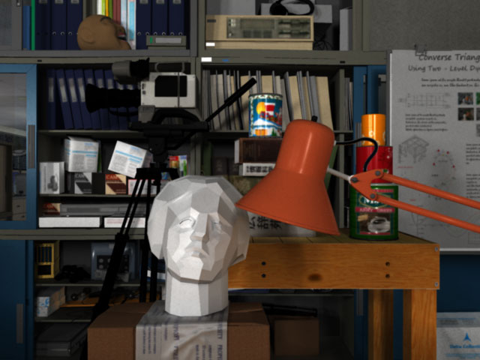
#> input picture input_img.png, 480 x 360 px
$ python demo.py
#> lines starting #> are read from the running program, lines starting #| are printed output that depends on the picture
### global_hist_eq.py
import numpy as np


def get_equalization_transform_of_img( img_array: np.ndarray,) -> np.ndarray:
    # calculate histogram
    histogram = np.zeros(256)
    for row in img_array:
        for pixel_value in row:
            histogram[pixel_value] += 1

    # divide each ellemnt with the number of pixels to get the probability
    num_of_pixeles = img_array.size
    histogram = histogram / num_of_pixeles

    # calculate cumulative distribution function
    u = np.cumsum(histogram)
    u0 = u[0]

    # check if a region pixel values has only zeros
    if (u0 == 1):
        # Generate a default transformation that doesn't alter pixel values.
        print('region has only zeros')
        equalization_transform = np.arange(256)
        return equalization_transform

    equalization_transform = np.round((u - u0)/(1 - u0) * 255)
    equalization_transform = equalization_transform.astype(np.uint8)
    return equalization_transform


def perform_global_hist_equalization(img_array: np.ndarray,) -> np.ndarray:
    equalization_transform = get_equalization_transform_of_img(img_array)
    equalized_img = equalization_transform[img_array]
    return equalized_img

### adaptive_hist_eq.py
import numpy as np
from global_hist_eq import *

def calculate_eq_transformations_of_regions(img_array: np.ndarray, region_len_h: int,
                                            region_len_w: int) -> dict[tuple, np.ndarray]:
    # get image dimantions
    img_height, img_width = img_array.shape
    # check if image dimansions are divisible by region lengths
    assert img_width % region_len_w == 0, "image width is not divisible by region_len_w"
    assert img_height % region_len_h == 0, "image height is not divisible by region_len_h"

    # calculate the equalization transformation for each region in the image
    region_to_eq_transform = dict()
    for y in range(0, img_height, region_len_h):
        for x in range(0, img_width, region_len_w):
            region_to_eq_transform[(x,y)] = get_equalization_transform_of_img(img_array[y:y+region_len_h, x:x+region_len_w])
    return region_to_eq_transform


def perform_adaptive_hist_equalization(img_array: np.ndarray, region_len_h: int,
                                       region_len_w: int) -> np.ndarray:

    region_to_eq_transform = calculate_eq_transformations_of_regions(img_array, region_len_h, region_len_w)
    # get image dimantions
    img_height, img_width = img_array.shape
    # initialize equalized_img
    equalized_img = np.zeros((img_height, img_width), dtype=np.uint8)

    center_x = region_len_w/2
    center_y = region_len_h/2

    # iterate for each pixel
    for y in range(img_height):
        for x in range(img_width):
            # find the region the pixel belongs
            region_x = x - (x % region_len_w)
            region_y = y - (y % region_len_h)

            pixel_value = img_array[y,x]

            # check if the pixel is at the outer area
            if (y < region_len_h/2 or y >= img_height - (region_len_h)/2 or x < region_len_w/2 or x >= img_width - (region_len_w)/2):
                # apply transformation without interpolation
                equalized_img[y, x] = region_to_eq_transform[(region_x, region_y)][pixel_value]
            else:
                # apply transformation with interpolation

                # find the relative position starting from top left corner
                relative_X = x % region_len_w
                relative_y = y % region_len_h

                # find neigtboring regions based on the position to the center of the region
                # and calculate weights
                # up: y position of regions above the pixel
                # down: y position of regions below the pixel
                # left: x position of regions left of the pixel
                # right: x position of regions right of the pixel
                if (relative_X < center_x):
                    left = region_x - region_len_w
                    right = region_x
                    a = (relative_X + region_len_w/2)/region_len_w
                else:
                    left = region_x
                    right = region_x + region_len_w
                    a = (relative_X - region_len_w/2)/region_len_w

                if (relative_y < center_y):
                    up = region_y - region_len_h
                    down = region_y
                    b = (relative_y + region_len_h/2)/region_len_h
                else:
                    up = region_y
                    down = region_y + region_len_h
                    b = (relative_y - region_len_h/2)/region_len_h

                # Retrieve the equalization transformations for the four neighboring regions.
                # ul: up left
                # ur: up right
                # dl: down left
                # dr: down right
                ul = region_to_eq_transform[(left, up)][pixel_value]
                ur = region_to_eq_transform[(right, up)][pixel_value]
                dl = region_to_eq_transform[(left, down)][pixel_value]
                dr = region_to_eq_transform[(right, down)][pixel_value]
                # apply interpolation
                equalized_img[y,x] = (1 - a)*(1 - b)*ul + (1 - a)*b*dl + a*(1 - b)*ur + a*b*dr
    return equalized_img

# adaptive hist equalization without interpolation
def perform_adaptive_hist_equalization_no_interpolation(img_array: np.ndarray, region_len_h: int,
                                              region_len_w: int) -> np.ndarray:

    region_to_eq_transform = calculate_eq_transformations_of_regions(img_array, region_len_h, region_len_w)
    # get image dimantions
    img_height, img_width = img_array.shape
    # initialize equalized_img
    equalized_img = np.zeros((img_height, img_width), dtype=np.uint8)

    # iterate for each pixel
    for y in range(img_height):
        for x in range(img_width):
            # find the region the pixel belongs
            region_x = x - (x % region_len_w)
            region_y = y - (y % region_len_h)
            pixel_value = img_array[y,x]

            # apply transformation without interpolation
            equalized_img[y, x] = region_to_eq_transform[(region_x, region_y)][pixel_value]
    return equalized_img

### demo.py
from PIL import Image
import numpy as np
from matplotlib import pyplot as plt

from global_hist_eq import *
from adaptive_hist_eq import *

# change this variables for difrent image input and region lengths
# set region lengths
region_len_h=36
region_len_w=48
# set the filepath to the image file
filename = "input_img.png"

# read the image into a PIL entity
img = Image.open(fp=filename)
#> img is the input picture: PIL image 480x360 RGB; mean R, G, B 72.8, 63.2, 56.4
# keep only the Luminance component of the image
bw_img = img.convert("L")
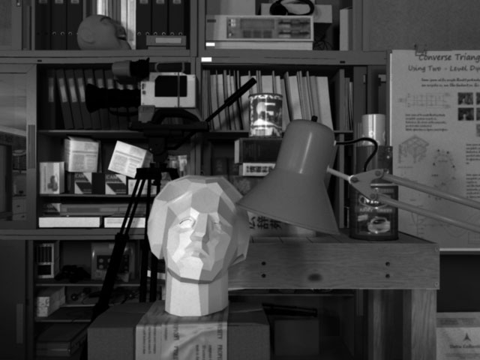
#> bw_img: PIL image 480x360 L; min 0, max 255, mean 65.3
# obtain the underlying np array
img_array = np.array(bw_img)


# prepare figures

# Question 1: Visualize equalization transform
equalization_transform = get_equalization_transform_of_img(img_array)
#> after the loop in get_equalization_transform_of_img, `for row in img_array:`: histogram = 256 values, max 2821 at index 25, min 3 at index 247, mean 675
#> in get_equalization_transform_of_img, `histogram = histogram / num_of_pixeles`: histogram = 256 values, max 0.0163 at index 25, min 1.74e-05 at index 247, mean 0.00391
#> in get_equalization_transform_of_img, `u = np.cumsum(histogram)`: u = 256 values from 0.0118 to 1
#> in get_equalization_transform_of_img, `u0 = u[0]`: u0 = 0.0118
#> in get_equalization_transform_of_img, `equalization_transform = np.round((u - u0)/(1 - u0) * 255)`: equalization_transform = 256 values from 0 to 255
#> equalization_transform = 256 values from 0 to 255
fig_1 = plt.figure()
fig_1.canvas.manager.set_window_title('Equalization transform')
plt.title('Equalization transform')
plt.xlabel('input value')
plt.ylabel('output value')
plt.stairs(equalization_transform, baseline=None)


# Question 2: Global histogram equalization
fig_2, axs = plt.subplots(2, 2)
fig_2.subplots_adjust(wspace=0.5)
fig_2.canvas.manager.set_window_title('Global histogram equalization')

# original image and it's histogram
axs[0,0].imshow(img_array, cmap='gray')
axs[0,0].set_title('Original image')
axs[0,0].axis('off')
axs[1,0].hist(img_array.ravel(), bins=256, range=(0, 256))
axs[1,0].set_title('Histogram')
axs[1,0].set_ylabel('count')
axs[1,0].set_xlabel('brightness')

# global equalised image and it's histogram
global_eq_img = perform_global_hist_equalization(img_array)
#> in perform_global_hist_equalization, `equalized_img = equalization_transform[img_array]`:
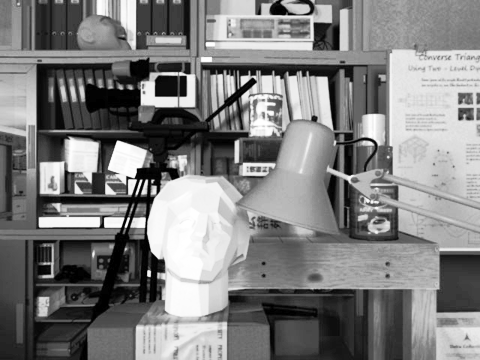
#> equalized_img: shape (360, 480); min 0, max 255, mean 127
axs[0,1].imshow(global_eq_img, cmap='gray')
axs[0,1].set_title('Global equalised image')
axs[0,1].axis('off')
axs[1,1].hist(global_eq_img.ravel(), bins=256, range=(0, 256))
axs[1,1].set_title('Histogram')
axs[1,1].set_ylabel('count')
axs[1,1].set_xlabel('brightness')


# Question 3: Adaptive histogram equalization
fig_3, axs = plt.subplots(2, 3)
fig_3.set_figwidth(10)
fig_3.subplots_adjust(wspace=0.5)
fig_3.canvas.manager.set_window_title('Adaptive histogram equalization')

# original image and it's histogram
axs[0,0].imshow(img_array, cmap='gray')
axs[0,0].set_title('Original image')
axs[0,0].axis('off')
axs[1,0].hist(img_array.ravel(), bins=256, range=(0, 256))
axs[1,0].set_title('Histogram')
axs[1,0].set_ylabel('count')
axs[1,0].set_xlabel('brightness')

# Adaptive histogram equalised image with interpolation and it's histogram
adaptive_eq_img = perform_adaptive_hist_equalization(img_array, region_len_h=region_len_h, region_len_w=region_len_w)
#> after the loop in calculate_eq_transformations_of_regions, `for y in range(0, img_height, region_len_h):`: region_to_eq_transform = 100 items
#> after the loop in perform_adaptive_hist_equalization, `for y in range(img_height):`:
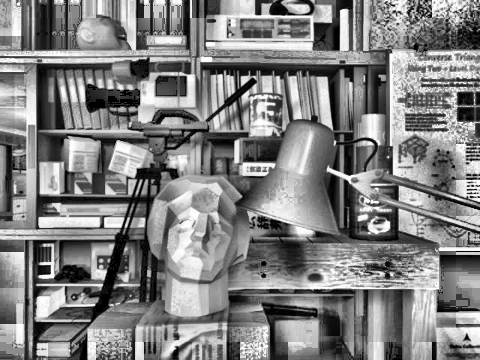
#> equalized_img: shape (360, 480); min 0, max 255, mean 128.9
axs[0,1].imshow(adaptive_eq_img, cmap='gray')
axs[0,1].set_title(' Adaptive histogram \n equalised image ')
axs[0,1].axis('off')
axs[1,1].hist(adaptive_eq_img.ravel(), bins=256, range=(0, 256))
axs[1,1].set_title('Histogram')
axs[1,1].set_ylabel('count')
axs[1,1].set_xlabel('brightness')

# Adaptive histogram equalised image without interpolation and it's histogram
adaptive_eq_img_no_interpolation = perform_adaptive_hist_equalization_no_interpolation(img_array, region_len_h=region_len_h, region_len_w=region_len_w)
#> after the loop in perform_adaptive_hist_equalization_no_interpolation, `for y in range(img_height):`:
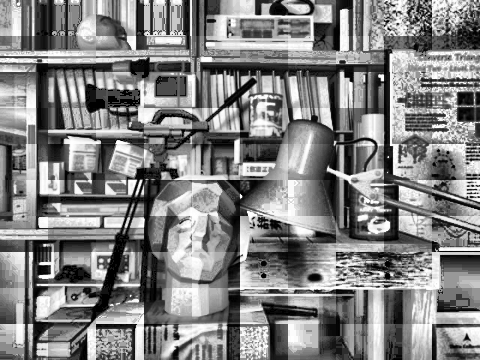
#> equalized_img: shape (360, 480); min 0, max 255, mean 130.2
axs[0,2].imshow(adaptive_eq_img_no_interpolation, cmap='gray')
axs[0,2].set_title(' Adaptive histogram equalised \n image without interpolation ')
axs[0,2].axis('off')
axs[1,2].hist(adaptive_eq_img_no_interpolation.ravel(), bins=256, range=(0, 256))
axs[1,2].set_title('Histogram')
axs[1,2].set_ylabel('count')
axs[1,2].set_xlabel('brightness')

# # save images
# Image.fromarray(adaptive_eq_img).save('interpolation.png')
# Image.fromarray(adaptive_eq_img_no_interpolation).save('no_interpolation.png')

# display figures
plt.show()
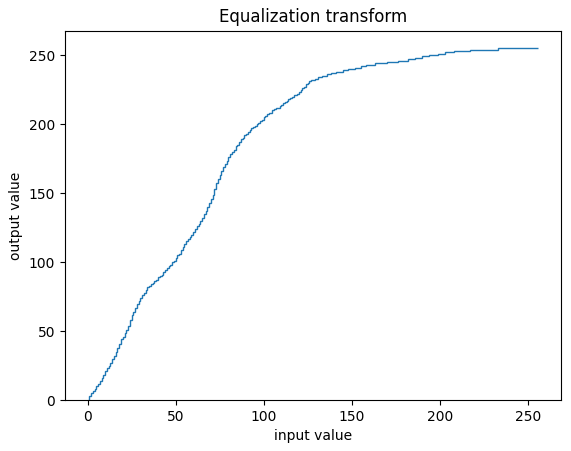
#> figure drawn by matplotlib, 1 panel
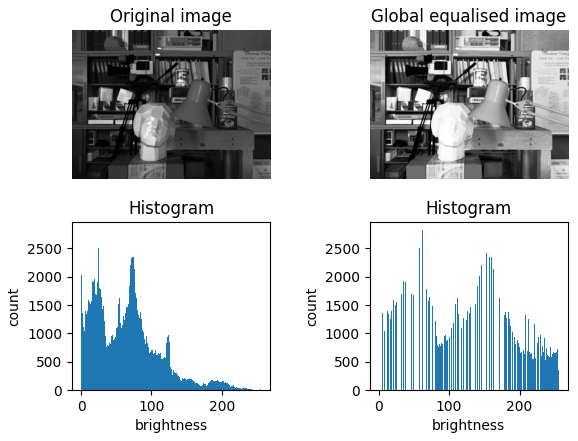
#> figure drawn by matplotlib, 4 panels; panel 3: tallest bar 2821 high, from x = 25 to 26; panel 4: tallest bar 2821 high, from x = 62 to 63
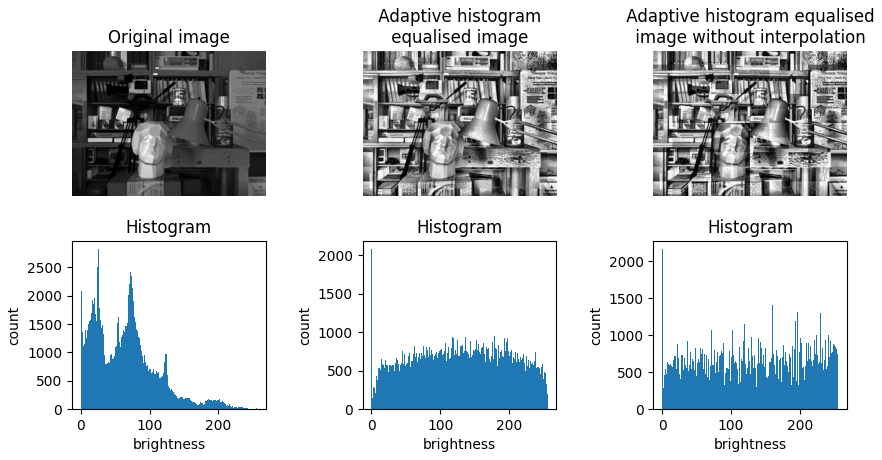
#> figure drawn by matplotlib, 6 panels; panel 4: tallest bar 2821 high, from x = 25 to 26; panel 5: tallest bar 2077 high, from x = 0 to 1; panel 6: tallest bar 2161 high, from x = 0 to 1
